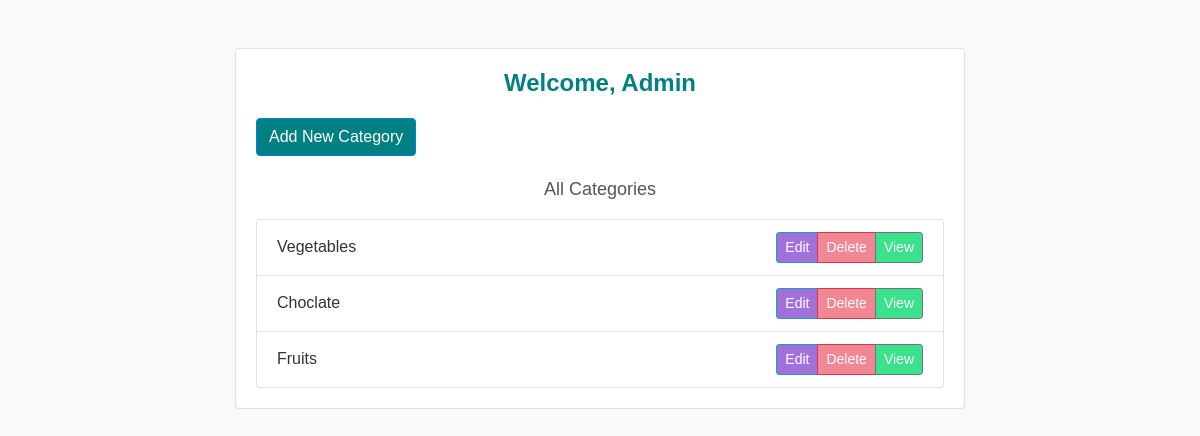
/admin/home (signed in), run on an earlier commit of the app's database.
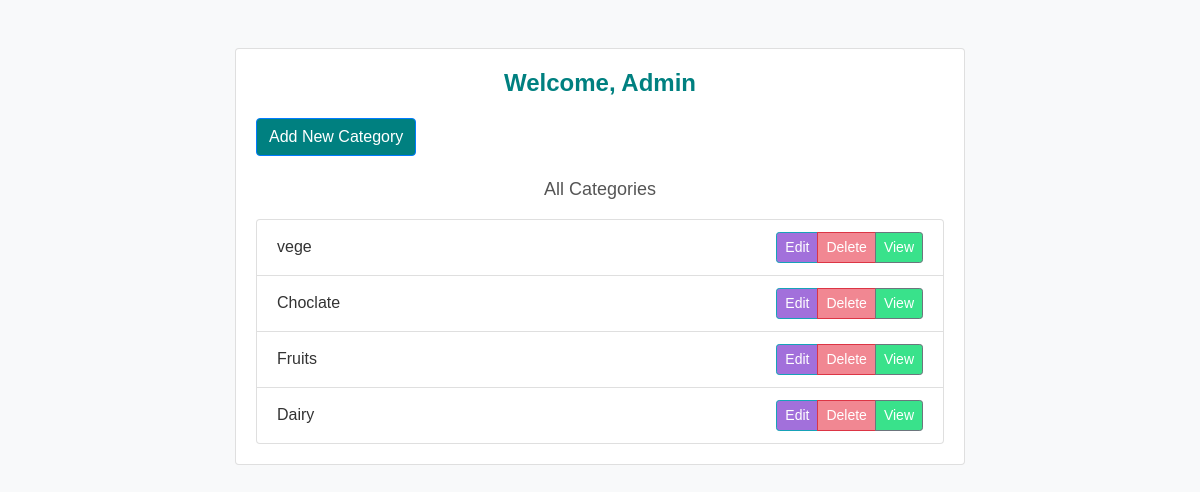
And on a later commit of the database.
### models.py (models this page shows)
class Category(db.Model):
    id = db.Column(db.Integer, primary_key=True)
    name = db.Column(db.String(100), unique=True, nullable=False)
    products = db.relationship('Product', back_populates='category', cascade='all, delete-orphan')

### app.py (the view)
@app.route('/admin/home')
@login_required
def admin_home():
    existing_category = Category.query.all()
    print(existing_category)
    return render_template('admin_home1.html',data=existing_category)

### app.py (called while the page is built)
@login_manager.user_loader
def load_user(user_id):
    return User.query.get(int(user_id))

### templates/admin_home1.html (shortened to what this page needs)
<!DOCTYPE html>
<html lang="en">
<head>
    <link rel="stylesheet" href="https://maxcdn.bootstrapcdn.com/bootstrap/4.5.2/css/bootstrap.min.css">
</head>
<body>
    <div class="container mt-5">
        <div class="row">
            <div class="col-md-8 offset-md-2">
                <div class="card">
                    <div class="card-body">
                        <h1 class="card-text text-center">Welcome, Admin</h1>
                        <a href="/add_category" class="btn btn-primary">Add New Category</a>
                        <div class="all-categories">All Categories</div>
                        <ul class="list-group mt-3">
                            {% for category in data %}
                            <li class="list-group-item d-flex justify-content-between align-items-center">
                                {{ category.name }}
                                <div class="btn-group">
                                    <a href="/edit_category/{{ category.id }}" class="btn btn-sm btn-info">Edit</a>
                                    <a href="/delete_category/{{ category.id }}" class="btn btn-sm btn-danger">Delete</a>
                                    <a href="/view_category/{{ category.id }}" class="btn btn-sm btn-secondary">View</a>
                                </div>
                            </li>
                            {% endfor %}
                        </ul>
                    </div>
                </div>
            </div>
        </div>
    </div>
</body>
</html>

What changed in the data, as far as the page shows it:
changed Category: name "Vegetables" → "vege"
added Category: name "Dairy"
